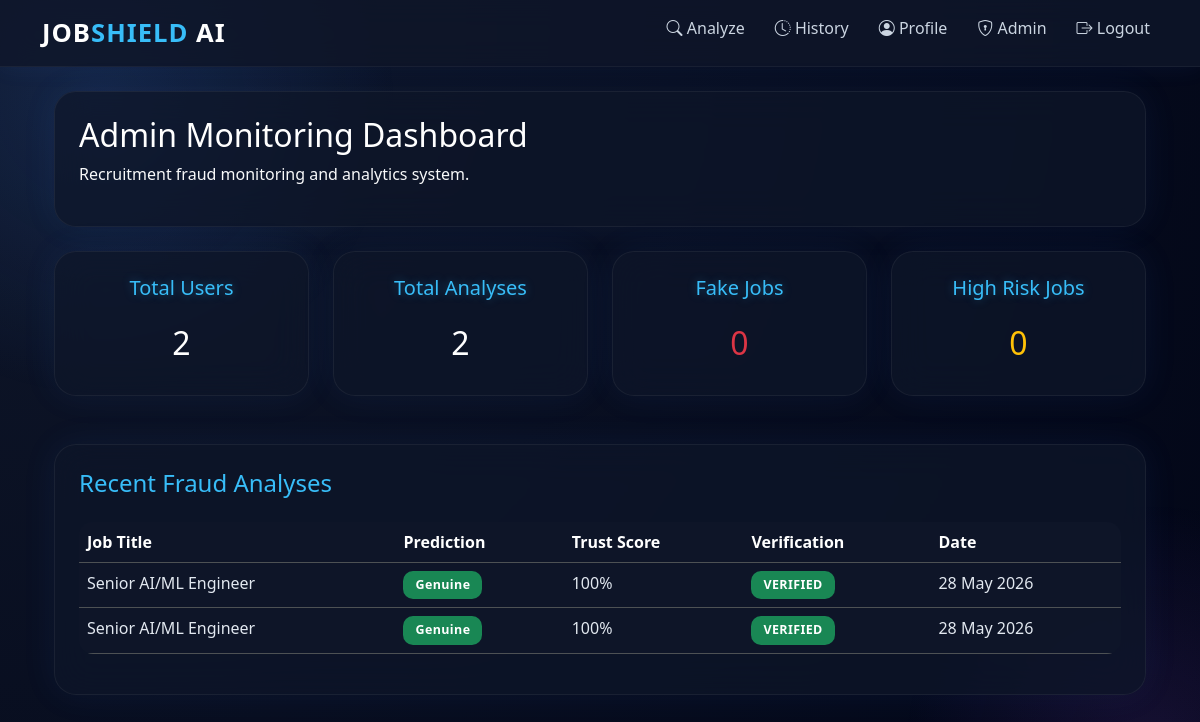
The page /admin (signed in) on the database its author committed.
### auth/models.py (models this page shows, shortened)
class JobAnalysis(db.Model):
    __tablename__ = "job_analyses"
    id = db.Column(
        db.Integer,
        primary_key=True
    )
    user_id = db.Column(
        db.Integer,
        db.ForeignKey("users.id"),
        nullable=False
    )
    job_title = db.Column(
        db.String(255),
        nullable=False
    )
    prediction = db.Column(
        db.String(100),
        nullable=False
    )
    confidence = db.Column(
        db.Float,
        nullable=False
    )
    risk_level = db.Column(
        db.String(100),
        nullable=False
    )
    trust_score = db.Column(
        db.Integer,
        nullable=False
    )
    verification_status = db.Column(
        db.String(100),
        nullable=False
    )
    created_at = db.Column(
        db.DateTime,
        default=datetime.utcnow
    )

### app.py (the view, shortened to what this page needs)
@app.route("/admin")
@login_required
def admin_dashboard():
    total_users = User.query.count()
    total_analyses = JobAnalysis.query.count()
    fake_jobs = JobAnalysis.query.filter(
        JobAnalysis.prediction.like("%FAKE%")
    ).count()
    high_risk_jobs = JobAnalysis.query.filter_by(
        verification_status="HIGH RISK"
    ).count()
    recent_analyses = JobAnalysis.query.order_by(
        JobAnalysis.created_at.desc()
    ).limit(10).all()
    return render_template(
        "admin_dashboard.html",
        total_users=total_users,
        total_analyses=total_analyses,
        fake_jobs=fake_jobs,
        high_risk_jobs=high_risk_jobs,
        recent_analyses=recent_analyses
    )

### app.py (called while the page is built)
@login_manager.user_loader
def load_user(user_id):
    return User.query.get(int(user_id))

### templates/admin_dashboard.html
{% extends "base.html" %}
{% block content %}
<div class="container mt-4">
    <div class="card p-4 mb-4">
        <h2>
            Admin Monitoring Dashboard
        </h2>
        <p class="text-light">
            Recruitment fraud monitoring and analytics system.
        </p>
    </div>
    <div class="row">
        <div class="col-md-3 mb-4">
            <div class="card p-4 text-center h-100">
                <h5>Total Users</h5>
                <h2 class="mt-3">
                    {{ total_users }}
                </h2>
            </div>
        </div>
        <div class="col-md-3 mb-4">
            <div class="card p-4 text-center h-100">
                <h5>Total Analyses</h5>
                <h2 class="mt-3">
                    {{ total_analyses }}
                </h2>
            </div>
        </div>
        <div class="col-md-3 mb-4">
            <div class="card p-4 text-center h-100">
                <h5>Fake Jobs</h5>
                <h2 class="mt-3 text-danger">
                    {{ fake_jobs }}
                </h2>
            </div>
        </div>
        <div class="col-md-3 mb-4">
            <div class="card p-4 text-center h-100">
                <h5>High Risk Jobs</h5>
                <h2 class="mt-3 text-warning">
                    {{ high_risk_jobs }}
                </h2>
            </div>
        </div>
    </div>
    <div class="card p-4 mt-4">
        <h4 class="mb-4">
            Recent Fraud Analyses
        </h4>
        <div class="table-responsive">
            <table class="table table-dark table-hover">
                <thead>
                    <tr>
                        <th>Job Title</th>
                        <th>Prediction</th>
                        <th>Trust Score</th>
                        <th>Verification</th>
                        <th>Date</th>
                    </tr>
                </thead>
                <tbody>
                    {% for analysis in recent_analyses %}
                    <tr>
                        <td>
                            {{ analysis.job_title }}
                        </td>
                        <td>
                            {% if "GENUINE" in analysis.prediction %}
                                <span class="badge bg-success">
                                    Genuine
                                </span>
                            {% elif "MODERATE" in analysis.prediction %}
                                <span class="badge bg-warning text-dark">
                                    Moderate
                                </span>
                            {% else %}
                                <span class="badge bg-danger">
                                    Fake
                                </span>
                            {% endif %}
                        </td>
                        <td>
                            {{ analysis.trust_score }}%
                        </td>
                        <td>
                            {% if analysis.verification_status == "VERIFIED" %}
                                <span class="badge bg-success">
                                    VERIFIED
                                </span>
                            {% elif analysis.verification_status == "PARTIALLY VERIFIED" %}
                                <span class="badge bg-warning text-dark">
                                    PARTIALLY VERIFIED
                                </span>
                            {% else %}
                                <span class="badge bg-danger">
                                    HIGH RISK
                                </span>
                            {% endif %}
                        </td>
                        <td>
                            {{ analysis.created_at.strftime('%d %b %Y') }}
                        </td>
                    </tr>
                    {% endfor %}
                </tbody>
            </table>
        </div>
    </div>
</div>
{% endblock %}

### static/theme.css (style rules this page uses)
body { background: radial-gradient(circle at top left, #0f172a, #020617); color: #e2e8f0; min-height: 100vh; font-family: 'Segoe UI', sans-serif; overflow-x: hidden; }
body::before { content: ""; position: fixed; width: 600px; height: 600px; background: radial-gradient( circle, rgba(59,130,246,0.15), transparent 70% ); top: -200px; left: -200px; z-index: -1; animation: pulseGlow 8s infinite alternate; }
body::after { content: ""; position: fixed; width: 500px; height: 500px; background: radial-gradient( circle, rgba(168,85,247,0.12), transparent 70% ); bottom: -200px; right: -200px; z-index: -1; animation: pulseGlow2 10s infinite alternate; }
.card { background: rgba(15,23,42,0.72) !important; backdrop-filter: blur(18px); border: 1px solid rgba(255,255,255,0.06); border-radius: 22px; box-shadow: 0 0 35px rgba(59,130,246,0.08); transition: 0.35s; overflow: hidden; }
.card h2 { color: #ffffff; }
.card h4, .card h5 { color: #38bdf8; }
.card p { color: #cbd5e1; }
.table { border-radius: 14px; overflow: hidden; }
.table-dark { --bs-table-bg: rgba(15,23,42,0.82); }
.badge { padding: 8px 12px; border-radius: 10px; font-size: 0.78rem; letter-spacing: 0.4px; }
table th { color: #ffffff !important; font-weight: 700; }
table td { color: #e2e8f0 !important; }
h1, h2, h3, h4, h5, h6 { color: #f8fafc; }
p { color: #cbd5e1; }
.card h5 { text-shadow: 0 0 10px rgba(56,189,248,0.35); }

### rows shown on the page
JobAnalysis: job_title "Senior AI/ML Engineer", shows "Genuine", trust_score "100", verification_status "VERIFIED", created_at "28 May 2026"
JobAnalysis: job_title "Senior AI/ML Engineer", shows "Genuine", trust_score "100", verification_status "VERIFIED", created_at "28 May 2026"

### other values the page prints
{{ total_users }} "2"
{{ total_analyses }} "2"
{{ fake_jobs }} "0"
{{ high_risk_jobs }} "0"
